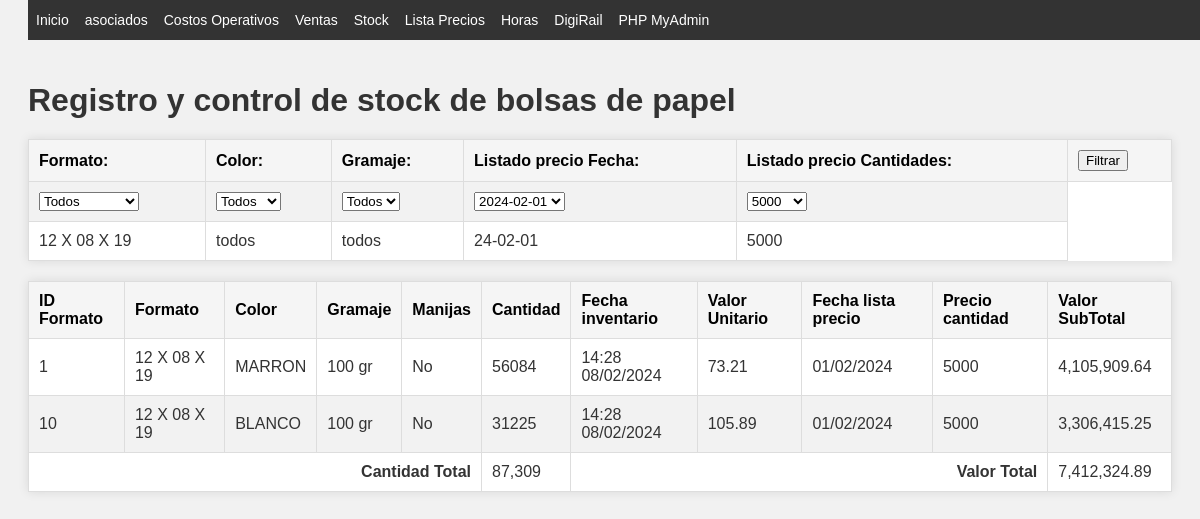
The app's page /stock.php?Formato=12 X 08 X 19 with its own data.
### tables this page shows
CREATE TABLE `listado_precios` (
  `ID_listado` int(11) NOT NULL,
  `ID_formato` int(11) DEFAULT NULL,
  `cantidad` int(11) DEFAULT NULL,
  `precio_u_sIVA` decimal(8,2) DEFAULT NULL,
  `fecha_listado` date DEFAULT NULL
);

CREATE TABLE `tabla_1` (
  `ID_formato` int(11) NOT NULL,
  `formato` varchar(14) NOT NULL,
  `ancho` int(11) NOT NULL,
  `fuelle` int(11) NOT NULL,
  `alto` int(11) NOT NULL,
  `color` varchar(11) NOT NULL,
  `gramaje` int(11) NOT NULL,
  `cantidades` int(11) NOT NULL,
  `manijas` bit(1) NOT NULL,
  `fechatiempo` timestamp NULL DEFAULT CURRENT_TIMESTAMP ON UPDATE CURRENT_TIMESTAMP
);

### Stock/stockFunctions.php (called while the page is built, shortened)
<?php
function obtenerDatosStock($formatoFilter, $colorFilter, $gramajeFilter, $cantidadSeleccionada, $fechaListadoFilter) {
    $conexion = conectarBD();
    $query = "SELECT t1.*, t2.precio_u_sIVA, t2.fecha_listado, t2.cantidad FROM tabla_1 t1
              LEFT JOIN listado_precios t2 ON t1.ID_formato = t2.ID_formato";
    $conditions = [];
    $params = [];
    if ($formatoFilter !== 'todos') {
        $conditions[] = "t1.formato = ?";
        $params[] = $formatoFilter;
    }
    if (!empty($cantidadSeleccionada) && $cantidadSeleccionada != 'todos') {
        $conditions[] = "t2.cantidad = ?";
        $params[] = $cantidadSeleccionada;
    }
    if ($fechaListadoFilter !== 'todos') {
        $conditions[] = "t2.fecha_listado = ?";
        $params[] = $fechaListadoFilter;
    }
    if (!empty($conditions)) {
        $query .= " WHERE " . implode(" AND ", $conditions);
    }
    $query .= " ORDER BY t1.cantidades DESC";
    $stmt = $conexion->prepare($query);
    if (!empty($params)) {
        $stmt->bind_param(str_repeat("s", count($params)), ...$params);
    }
    $stmt->execute();
    $result = $stmt->get_result();
    $data = [];
    while ($row = $result->fetch_assoc()) {
        $data[] = $row;
    }
    return $data;
}

### stock.php (the view, shortened to what this page needs)
<?php
require "includes/header.php";
require_once 'Stock/stockFunctions.php';
function obtenerFiltrosDesdeURL() {
    $cantidadSeleccionadaDefault = '5000';
    $fechaListadoFilterDefault = '24-02-01';
    return [
        'formatoFilter'         => $_GET['Formato']     ?? 'todos',
        'colorFilter'           => $_GET['color']       ?? 'todos',
        'gramajeFilter'         => $_GET['gramaje']     ?? 'todos',
        'cantidadSeleccionada'  => !empty($_GET['cantidades'])          ? $_GET['cantidades']           : $cantidadSeleccionadaDefault,
        'fechaListadoFilter'    => !empty($_GET['fechaSeleccionada'])   ? $_GET['fechaSeleccionada']    : $fechaListadoFilterDefault,
    ];
}
$filtros = obtenerFiltrosDesdeURL();
$data = obtenerDatosStock(
    strval($filtros['formatoFilter']),
    strval($filtros['colorFilter']),
    strval($filtros['gramajeFilter']),
    strval($filtros['cantidadSeleccionada']),
    strval($filtros['fechaListadoFilter'])
);
function formatearFecha($fecha, $formato = 'd/m/Y') {
    $objFecha = new DateTime($fecha);
    return $objFecha->format($formato);
}
function mostrarTabla($data) {
    $totalSuma = 0;
    $cant_total = 0;
    foreach ($data as $row) {
        $valorTotalFormatted = 'No disponible';
        $precioUnitarioFormatted = 'No disponible';
        if (isset($row['precio_u_sIVA'])) {
            $valorTotal = $row['cantidades'] * $row['precio_u_sIVA'];
            $valorTotalFormatted = is_numeric($valorTotal) ? number_format($valorTotal, 2, '.', ',') : $valorTotal;
            $precioUnitarioFormatted = number_format($row['precio_u_sIVA'], 2, '.', ',');
            $totalSuma += $valorTotal;
            $cant_total += isset($row['cantidades']) && is_numeric($row['cantidades']) ? $row['cantidades'] : 0;
        }
        $manijasTexto = isset($row['manijas']) && $row['manijas'] ? 'Sí' : 'No';
        echo "<tr>";
        echo "<td>" . htmlspecialchars($row['ID_formato']) . "</td>";
        echo "<td>" . htmlspecialchars($row['formato']) . "</td>";
        echo "<td>" . htmlspecialchars($row['color']) . "</td>";
        echo "<td>" . htmlspecialchars($row['gramaje']) . " gr</td>";
        echo "<td>" . $manijasTexto . "</td>";
        echo "<td>" . htmlspecialchars($row['cantidades']) . "</td>";
        echo "<td>" . formatearFecha($row['fechatiempo'], 'H:i d/m/Y') . "</td>";
        echo "<td>" . $precioUnitarioFormatted . "</td>";
        echo "<td>" . formatearFecha($row['fecha_listado']) . "</td>";
        echo "<td>" . htmlspecialchars($row['cantidad']) . "</td>";
        echo "<td>" . $valorTotalFormatted . "</td>";
        echo "</tr>";
    }
    echo "<tr><td colspan='5' style='text-align: right;'><strong>Cantidad Total</strong></td><td>" . number_format($cant_total, 0, '.', ',') . "</td>";
    echo "<td colspan='4' style='text-align: right;'><strong>Valor Total</strong></td><td>" . number_format($totalSuma, 2, '.', ',') . "</td></tr>";
}
?>
<!DOCTYPE html>
<html lang="es">
<head>
    <link rel="stylesheet" href="CSS/style.css">
</head>
<body>
    <h1>Registro y control de stock de bolsas de papel</h1>
    <?php include 'Stock/filtroForm.php'; ?>
    <table>
        <thead>
            <tr>
                <th>ID Formato</th>
                <th>Formato</th>
                <th>Color</th>
                <th>Gramaje</th>
                <th>Manijas</th>
                <th>Cantidad</th>
                <th>Fecha inventario</th>
                <th>Valor Unitario</th>
                <th>Fecha lista precio</th>
                <th>Precio cantidad</th>
                <th>Valor SubTotal</th>
            </tr>
        </thead>
        <tbody>
            <?php mostrarTabla($data); ?>
        </tbody>
    </table>
</body>
</html>

### CSS/index.css (style rules this page uses)
body { font-family: verdana; resize: none; }
h1, #cabecera p { margin: 0; padding: 0; }

### CSS/style.css (style rules this page uses)
body { font-family: Arial, sans-serif; background-color: #f4f4f4; color: #333; }
table { border-collapse: collapse; width: 80%; margin: 20px auto; background-color: #ffffff; box-shadow: 0 0 10px rgba(0,0,0,0.1); }
th, td { border: 1px solid #ddd; padding: 8px; text-align: left; }
th { background-color: #e9e9e9; color: #000; }
tr:nth-child(even) { background-color: #f2f2f2; }
body { font-family: Arial, sans-serif; background-color: #f1f1f1; padding: 20px; }
h1 { color: #333; }
table { width: 100%; border-collapse: collapse; margin-top: 20px; }
table th, table td { padding: 10px; text-align: left; border: 1px solid #ddd; }
table th { background-color: #f5f5f5; }

### records on screen
listado_precios: ID_formato.ID_formato "1", ID_formato.formato "12 X 08 X 19", ID_formato.color "MARRON", ID_formato.gramaje "100", ID_formato.manijas "No", ID_formato.cantidades "56084", ID_formato.fechatiempo "14:28 08/02/2024", precio_u_sIVA "73.21", fecha_listado "01/02/2024", cantidad "5000", valorTotalFormatted "4,105,909.64"
listado_precios: ID_formato.ID_formato "10", ID_formato.formato "12 X 08 X 19", ID_formato.color "BLANCO", ID_formato.gramaje "100", ID_formato.manijas "No", ID_formato.cantidades "31225", ID_formato.fechatiempo "14:28 08/02/2024", precio_u_sIVA "105.89", fecha_listado "01/02/2024", cantidad "5000", valorTotalFormatted "3,306,415.25"

### other values on screen
$filtros['formatoFilter'] "12 X 08 X 19"
$filtros['colorFilter'] "todos"
$filtros['gramajeFilter'] "todos"
$filtros['fechaListadoFilter'] "24-02-01"
$filtros['cantidadSeleccionada'] "5000"
$cant_total "87,309"
$totalSuma "7,412,324.89"
form field fechaSeleccionada "2024-02-01"
